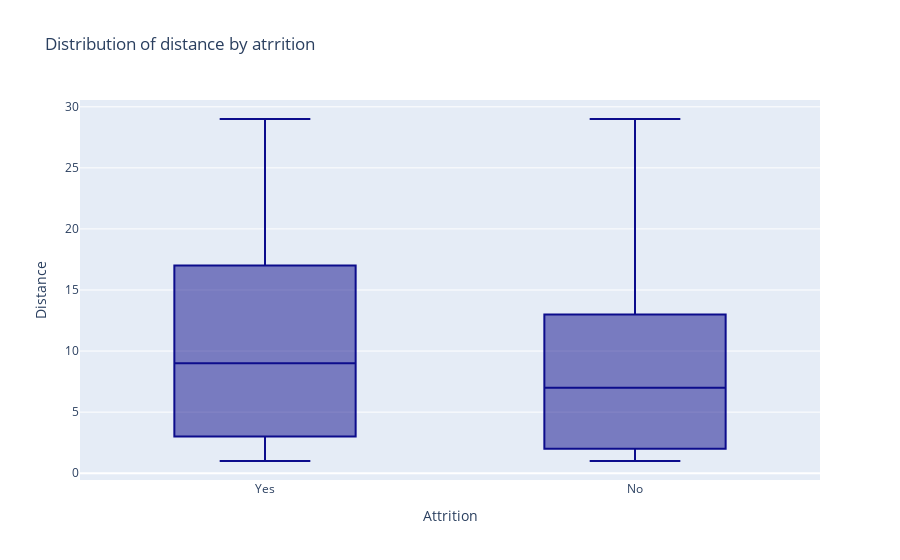

The code cell stored with this chart in its notebook:
### Code cell
pd.crosstab(atr.JobRole,atr.Attrition)
import plotly.graph_objects as go
atr = pd.read_csv("WA_Fn-UseC_-HR-Employee-Attrition.csv")
atr.head()

trace0 = go.Box(
    x=atr.Attrition,
    y=atr.DistanceFromHome,
    name = 'Attrition',
    marker = dict(
        color = 'rgb(12, 12, 140)',
    )
)

data = [trace0]

layout = go.Layout(title='Distribution of distance by atrrition',
                   xaxis=dict(title='Attrition'),
                   yaxis=dict(title='Distance')
                  )
fig = go.Figure(data=data, layout = layout)


#fig = go.Figure(dict(data = data, layout = layout))

fig.show()

### Figure 1 — Plotly figure (JSON) as saved in the notebook; plotly's stock layout.template omitted (floating-point values rounded to 4 significant figures; data arrays with more than 128 entries replaced by an {"elided": "..."} marker saying what was removed)
{"data": [{"marker": {"color": "rgb(12, 12, 140)"}, "name": "Attrition", "type": "box", "x": {"elided": "1470 str values"}, "y": {"elided": "1470 int values"}}], "layout": {"title": {"text": "Distribution of distance by atrrition"}, "xaxis": {"title": {"text": "Attrition"}}, "yaxis": {"title": {"text": "Distance"}}}}
